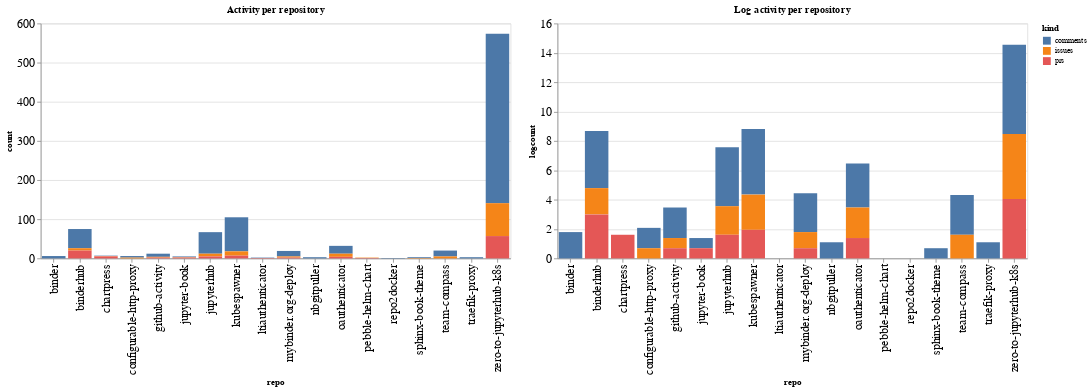

Notebook code for this chart:
### Code cell
ch1 = alt.Chart(repo_summaries, width=600, title="Activity per repository").mark_bar().encode(
    x='repo',
    y='count',
    color='kind',
    tooltip="kind"
)

ch2 = alt.Chart(repo_summaries, width=600, title="Log activity per repository").mark_bar().encode(
    x='repo',
    y='logcount',
    color='kind',
    tooltip="kind"
)

ch1 | ch2

### Figure 1 — Vega-Lite specification as saved in the notebook (floating-point values rounded to 4 significant figures)
{"config": {"axisLeft": {"labelFontSize": 15}, "axisBottom": {"labelFontSize": 15}}, "hconcat": [{"mark": "bar", "encoding": {"color": {"type": "nominal", "field": "kind"}, "tooltip": {"type": "nominal", "field": "kind"}, "x": {"type": "nominal", "field": "repo"}, "y": {"type": "quantitative", "field": "count"}}, "title": "Activity per repository", "width": 600}, {"mark": "bar", "encoding": {"color": {"type": "nominal", "field": "kind"}, "tooltip": {"type": "nominal", "field": "kind"}, "x": {"type": "nominal", "field": "repo"}, "y": {"type": "quantitative", "field": "logcount"}}, "title": "Log activity per repository", "width": 600}], "data": {"name": "data-425072ce308fd87ef11ac2d90e4796b0"}, "$schema": "https://vega.github.io/schema/vega-lite/v4.8.1.json", "datasets": {"data-425072ce308fd87ef11ac2d90e4796b0": [{"repo": "binder", "kind": "comments", "count": 6, "logcount": 1.792}, {"repo": "binderhub", "kind": "comments", "count": 49, "logcount": 3.892}, {"repo": "binderhub", "kind": "issues", "count": 6, "logcount": 1.792}, {"repo": "binderhub", "kind": "prs", "count": 20, "logcount": 2.996}, {"repo": "chartpress", "kind": "comments", "count": 1, "logcount": 0.0}, {"repo": "chartpress", "kind": "issues", "count": 1, "logcount": 0.0}, {"repo": "chartpress", "kind": "prs", "count": 5, "logcount": 1.609}, {"repo": "configurable-http-proxy", "kind": "comments", "count": 4, "logcount": 1.386}, {"repo": "configurable-http-proxy", "kind": "issues", "count": 2, "logcount": 0.6931}, {"repo": "github-activity", "kind": "comments", "count": 8, "logcount": 2.079}, {"repo": "github-activity", "kind": "issues", "count": 2, "logcount": 0.6931}, {"repo": "github-activity", "kind": "prs", "count": 2, "logcount": 0.6931}, {"repo": "jupyter-book", "kind": "comments", "count": 2, "logcount": 0.6931}, {"repo": "jupyter-book", "kind": "issues", "count": 1, "logcount": 0.0}, {"repo": "jupyter-book", "kind": "prs", "count": 2, "logcount": 0.6931}, {"repo": "jupyterhub", "kind": "comments", "count": 55, "logcount": 4.007}, {"repo": "jupyterhub", "kind": "issues", "count": 7, "logcount": 1.946}, {"repo": "jupyterhub", "kind": "prs", "count": 5, "logcount": 1.609}, {"repo": "kubespawner", "kind": "comments", "count": 87, "logcount": 4.466}, {"repo": "kubespawner", "kind": "issues", "count": 11, "logcount": 2.398}, {"repo": "kubespawner", "kind": "prs", "count": 7, "logcount": 1.946}, {"repo": "ltiauthenticator", "kind": "comments", "count": 1, "logcount": 0.0}, {"repo": "ltiauthenticator", "kind": "prs", "count": 1, "logcount": 0.0}, {"repo": "mybinder.org-deploy", "kind": "comments", "count": 14, "logcount": 2.639}, {"repo": "mybinder.org-deploy", "kind": "issues", "count": 3, "logcount": 1.099}, {"repo": "mybinder.org-deploy", "kind": "prs", "count": 2, "logcount": 0.6931}, {"repo": "nbgitpuller", "kind": "comments", "count": 3, "logcount": 1.099}, {"repo": "oauthenticator", "kind": "comments", "count": 20, "logcount": 2.996}, {"repo": "oauthenticator", "kind": "issues", "count": 8, "logcount": 2.079}, {"repo": "oauthenticator", "kind": "prs", "count": 4, "logcount": 1.386}, {"repo": "pebble-helm-chart", "kind": "issues", "count": 1, "logcount": 0.0}, {"repo": "pebble-helm-chart", "kind": "prs", "count": 1, "logcount": 0.0}, {"repo": "repo2docker", "kind": "comments", "count": 1, "logcount": 0.0}, {"repo": "sphinx-book-theme", "kind": "comments", "count": 2, "logcount": 0.6931}, {"repo": "sphinx-book-theme", "kind": "issues", "count": 1, "logcount": 0.0}, {"repo": "team-compass", "kind": "comments", "count": 15, "logcount": 2.708}, {"repo": "team-compass", "kind": "issues", "count": 5, "logcount": 1.609}, {"repo": "traefik-proxy", "kind": "comments", "count": 3, "logcount": 1.099}, {"repo": "zero-to-jupyterhub-k8s", "kind": "comments", "count": 433, "logcount": 6.071}, {"repo": "zero-to-jupyterhub-k8s", "kind": "issues", "count": 84, "logcount": 4.431}, {"repo": "zero-to-jupyterhub-k8s", "kind": "prs", "count": 57, "logcount": 4.043}]}}
